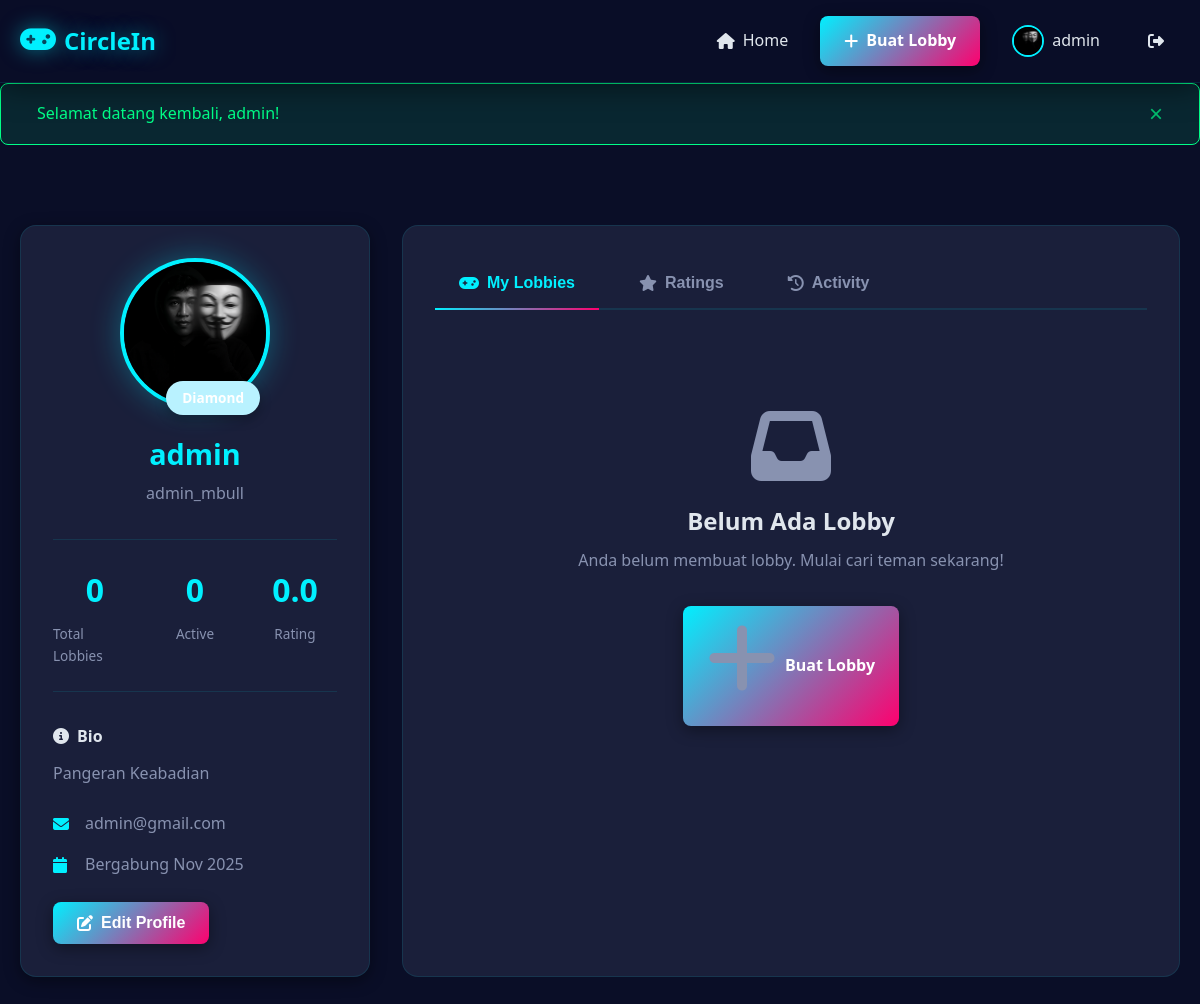
Screenshot of /profile.php (signed in) with the database file from the repository.
### tables this page shows
CREATE TABLE `users` (
  `id` int(11) NOT NULL,
  `username` varchar(50) NOT NULL,
  `email` varchar(100) NOT NULL,
  `password` varchar(255) NOT NULL,
  `full_name` varchar(100) NOT NULL,
  `avatar` varchar(255) DEFAULT 'default-avatar.png',
  `bio` text DEFAULT NULL,
  `theme_preference` enum('dark','light') DEFAULT 'dark',
  `role` enum('user','admin') DEFAULT 'user',
  `rank` enum('Bronze','Silver','Gold','Platinum','Diamond') DEFAULT 'Bronze',
  `total_lobbies` int(11) DEFAULT 0,
  `rating` decimal(3,2) DEFAULT 0.00,
  `status` enum('active','banned') DEFAULT 'active',
  `created_at` timestamp NOT NULL DEFAULT current_timestamp(),
  `last_login` timestamp NULL DEFAULT NULL,
  `last_activity` timestamp NULL DEFAULT NULL
);

### config.php (called while the page is built, shortened)
<?php
$conn = mysqli_connect(DB_HOST, DB_USER, DB_PASS, DB_NAME);
mysqli_set_charset($conn, "utf8mb4");
function getAlert() {
    if (isset($_SESSION['alert'])) {
        $alert = $_SESSION['alert'];
        return $alert;
    }
    return null;
}
function getUserData($user_id) {
    global $conn;
    $query = "SELECT * FROM users WHERE id = " . intval($user_id);
    $result = mysqli_query($conn, $query);
    return mysqli_fetch_assoc($result);
}
function getRankColor($rank) {
    $colors = [
        'Bronze' => '#CD7F32',
        'Silver' => '#C0C0C0',
        'Gold' => '#FFD700',
        'Platinum' => '#E5E4E2',
        'Diamond' => '#B9F2FF'
    ];
    return $colors[$rank] ?? '#999';
}
?>

### profile.php (the view, shortened to what this page needs)
<?php
require_once 'config.php';
$user_id = $_SESSION['user_id'];
$user = getUserData($user_id);
$lobbies_query = "SELECT l.*,
    (SELECT COUNT(*) FROM lobby_members WHERE lobby_id = l.id) as member_count
    FROM lobbies l
    WHERE l.user_id = $user_id
    ORDER BY l.created_at DESC";
$lobbies_result = mysqli_query($conn, $lobbies_query);
$stats_query = "SELECT
    (SELECT COUNT(*) FROM lobbies WHERE user_id = $user_id) as total_lobbies,
    (SELECT COUNT(*) FROM lobbies WHERE user_id = $user_id AND status = 'Open') as active_lobbies,
    (SELECT AVG(rating) FROM ratings WHERE rated_id = $user_id) as avg_rating,
    (SELECT COUNT(*) FROM ratings WHERE rated_id = $user_id) as total_ratings
";
$stats = mysqli_fetch_assoc(mysqli_query($conn, $stats_query));
$alert = getAlert();
?>
<!DOCTYPE html>
<html lang="id">
<head>
    <link rel="stylesheet" href="assets/css/style.css">
    <link rel="stylesheet" href="assets/css/profile.css">
    <link rel="stylesheet" href="https://cdnjs.cloudflare.com/ajax/libs/font-awesome/6.4.0/css/all.min.css">
</head>
<body>
    <nav class="navbar">
        <div class="container nav-container">
            <div class="nav-brand">
                <i class="fas fa-gamepad"></i>
                <span>CircleIn</span>
            </div>
            <div class="nav-menu">
                <a href="index.php" class="nav-link">
                    <i class="fas fa-home"></i> Home
                </a>
                <a href="lobby-create.php" class="btn btn-primary">
                    <i class="fas fa-plus"></i> Buat Lobby
                </a>
                <a href="profile.php" class="nav-link active">
                    <img src="uploads/<?php echo $_SESSION['avatar']; ?>" class="nav-avatar">
                    <span><?php echo $_SESSION['username']; ?></span>
                </a>
                <a href="logout.php" class="nav-link">
                    <i class="fas fa-sign-out-alt"></i>
                </a>
            </div>
        </div>
    </nav>
    <?php if ($alert): ?>
    <div class="alert alert-<?php echo $alert['type']; ?>">
        <div class="container">
            <?php echo $alert['message']; ?>
            <button class="alert-close" onclick="this.parentElement.style.display='none'">&times;</button>
        </div>
    </div>
    <?php endif; ?>
    <section class="profile-section">
        <div class="container">
            <div class="profile-grid">
                <aside class="profile-sidebar">
                    <div class="profile-card">
                        <div class="profile-header">
                            <div class="profile-avatar-wrapper">
                                <img src="uploads/<?php echo $user['avatar']; ?>" alt="<?php echo $user['username']; ?>" class="profile-avatar">
                                <div class="rank-badge" style="background: <?php echo getRankColor($user['rank']); ?>">
                                    <?php echo $user['rank']; ?>
                                </div>
                            </div>
                            <h2><?php echo $user['username']; ?></h2>
                            <p class="profile-fullname"><?php echo $user['full_name']; ?></p>
                        </div>
                        <div class="profile-stats">
                            <div class="stat-item">
                                <span class="stat-value"><?php echo $stats['total_lobbies']; ?></span>
                                <span class="stat-label">Total Lobbies</span>
                            </div>
                            <div class="stat-item">
                                <span class="stat-value"><?php echo $stats['active_lobbies']; ?></span>
                                <span class="stat-label">Active</span>
                            </div>
                            <div class="stat-item">
                                <span class="stat-value"><?php echo number_format($stats['avg_rating'] ?? 0, 1); ?></span>
                                <span class="stat-label">Rating</span>
                            </div>
                        </div>
                        <div class="profile-bio">
                            <h4><i class="fas fa-info-circle"></i> Bio</h4>
                            <p><?php echo $user['bio'] ?: 'Belum ada bio.'; ?></p>
                        </div>
                        <div class="profile-info">
                            <div class="info-item">
                                <i class="fas fa-envelope"></i>
                                <span><?php echo $user['email']; ?></span>
                            </div>
                            <div class="info-item">
                                <i class="fas fa-calendar"></i>
                                <span>Bergabung <?php echo date('M Y', strtotime($user['created_at'])); ?></span>
                            </div>
                        </div>
                        <button class="btn btn-primary btn-block" onclick="toggleEditModal()">
                            <i class="fas fa-edit"></i> Edit Profile
                        </button>
                    </div>
                </aside>
                <main class="profile-main">
                    <div class="profile-tabs">
                        <button class="tab-btn active" data-tab="lobbies">
                            <i class="fas fa-gamepad"></i> My Lobbies
                        </button>
                        <button class="tab-btn" data-tab="ratings">
                            <i class="fas fa-star"></i> Ratings
                        </button>
                        <button class="tab-btn" data-tab="activity">
                            <i class="fas fa-history"></i> Activity
                        </button>
                    </div>
                    <div class="tab-content active" id="lobbies">
                        <div class="lobbies-grid">
                            <?php if (mysqli_num_rows($lobbies_result) > 0): ?>
                                <?php while ($lobby = mysqli_fetch_assoc($lobbies_result)): ?>
                                    <div class="lobby-card-sm">
                                        <div class="lobby-card-header">
                                            <span class="lobby-category category-<?php echo strtolower($lobby['kategori']); ?>">
                                                <?php echo $lobby['kategori']; ?>
                                            </span>
                                            <span class="lobby-status status-<?php echo strtolower($lobby['status']); ?>">
                                                <?php echo $lobby['status']; ?>
                                            </span>
                                        </div>
                                        <h3><?php echo $lobby['judul_aktivitas']; ?></h3>
                                        <p><?php echo substr($lobby['deskripsi'], 0, 80); ?>...</p>
                                        <div class="lobby-card-footer">
                                            <span><i class="fas fa-users"></i> <?php echo $lobby['current_players']; ?>/<?php echo $lobby['max_players']; ?></span>
                                            <span><i class="fas fa-clock"></i> <?php echo timeAgo($lobby['created_at']); ?></span>
                                        </div>
                                        <div class="lobby-actions">
                                            <a href="lobby-detail.php?id=<?php echo $lobby['id']; ?>" class="btn btn-sm btn-outline">
                                                <i class="fas fa-eye"></i> View
                                            </a>
                                            <a href="lobby-edit.php?id=<?php echo $lobby['id']; ?>" class="btn btn-sm btn-primary">
                                                <i class="fas fa-edit"></i> Edit
                                            </a>
                                        </div>
                                    </div>
                                <?php endwhile; ?>
                            <?php else: ?>
                                <div class="empty-state">
                                    <i class="fas fa-inbox"></i>
                                    <h3>Belum Ada Lobby</h3>
                                    <p>Anda belum membuat lobby. Mulai cari teman sekarang!</p>
                                    <a href="lobby-create.php" class="btn btn-primary">
                                        <i class="fas fa-plus"></i> Buat Lobby
                                    </a>
                                </div>
                            <?php endif; ?>
                        </div>
                    </div>
                </main>
            </div>
        </div>
    </section>
</body>
</html>

### assets/css/style.css (style rules this page uses)
:root { --primary: #00f0ff; --secondary: #ff006e; --accent: #ffbe0b; --dark: #0a0e27; --dark-light: #1a1f3a; --dark-lighter: #2a2f4a; --text: #e0e6ed; --text-muted: #8892b0; --success: #00ff88; --danger: #ff4757; --warning: #ffa502; --gradient-1: linear-gradient(135deg, #667eea 0%, #764ba2 100%); --gradient-2: linear-gradient(135deg, #f093fb 0%, #f5576c 100%); --gradient-3: linear-gradient(135deg, #4facfe 0%, #00f2fe 100%); --shadow-sm: 0 2px 8px rgba(0, 0, 0, 0.3); --shadow-md: 0 4px 16px rgba(0, 0, 0, 0.4); --shadow-lg: 0 8px 32px rgba(0, 0, 0, 0.5); --shadow-neon: 0 0 20px rgba(0, 240, 255, 0.5); }
* { margin: 0; padding: 0; box-sizing: border-box; }
body { font-family: 'Segoe UI', Tahoma, Geneva, Verdana, sans-serif; background: var(--dark); color: var(--text); line-height: 1.6; overflow-x: hidden; }
.container { max-width: 1200px; margin: 0 auto; padding: 0 20px; }
.navbar { background: rgba(10, 14, 39, 0.95); backdrop-filter: blur(10px); border-bottom: 1px solid rgba(0, 240, 255, 0.1); padding: 1rem 0; position: sticky; top: 0; z-index: 1000; box-shadow: 0 4px 30px rgba(0, 0, 0, 0.5); }
.nav-container { display: flex; justify-content: space-between; align-items: center; gap: 2rem; }
.nav-brand { display: flex; align-items: center; gap: 0.5rem; font-size: 1.5rem; font-weight: bold; color: var(--primary); text-shadow: 0 0 20px rgba(0, 240, 255, 0.5); }
.nav-brand i { font-size: 1.8rem; }
.nav-menu { display: flex; align-items: center; gap: 1rem; }
.nav-link { display: flex; align-items: center; gap: 0.5rem; padding: 0.5rem 1rem; color: var(--text); text-decoration: none; border-radius: 8px; transition: all 0.3s; }
.nav-avatar { width: 32px; height: 32px; border-radius: 50%; border: 2px solid var(--primary); object-fit: cover; }
.btn { display: inline-flex; align-items: center; gap: 0.5rem; padding: 0.75rem 1.5rem; border: none; border-radius: 8px; font-size: 1rem; font-weight: 600; text-decoration: none; cursor: pointer; transition: all 0.3s; position: relative; overflow: hidden; }
.btn::before { content: ''; position: absolute; top: 50%; left: 50%; width: 0; height: 0; border-radius: 50%; background: rgba(255, 255, 255, 0.2); transform: translate(-50%, -50%); transition: width 0.6s, height 0.6s; }
.btn-primary { background: linear-gradient(135deg, var(--primary), var(--secondary)); color: white; box-shadow: var(--shadow-md); }
.alert { padding: 1rem; margin-bottom: 1rem; border-radius: 8px; animation: slideDown 0.3s ease; }
.alert .container { display: flex; justify-content: space-between; align-items: center; }
.alert-success { background: rgba(0, 255, 136, 0.1); border: 1px solid var(--success); color: var(--success); }
.alert-close { background: none; border: none; color: inherit; font-size: 1.5rem; cursor: pointer; opacity: 0.7; transition: opacity 0.3s; }
.lobbies-grid { display: grid; grid-template-columns: repeat(auto-fill, minmax(350px, 1fr)); gap: 2rem; }
.empty-state { grid-column: 1 / -1; text-align: center; padding: 4rem 2rem; }
.empty-state i { font-size: 5rem; color: var(--text-muted); margin-bottom: 1rem; }
.empty-state h3 { font-size: 1.5rem; margin-bottom: 0.5rem; }
.empty-state p { color: var(--text-muted); margin-bottom: 2rem; }

### rows the page displays
users: avatar (picture), rank "Diamond", username "admin", full_name "admin_mbull", bio "Pangeran Keabadian", email "admin@gmail.com", created_at "Nov 2025"

### other values shown
$_SESSION['username'] "admin"
$alert['message'] "Selamat datang kembali, admin!"
$stats['total_lobbies'] "0"
$stats['active_lobbies'] "0"
$stats['avg_rating'] "0.0"
